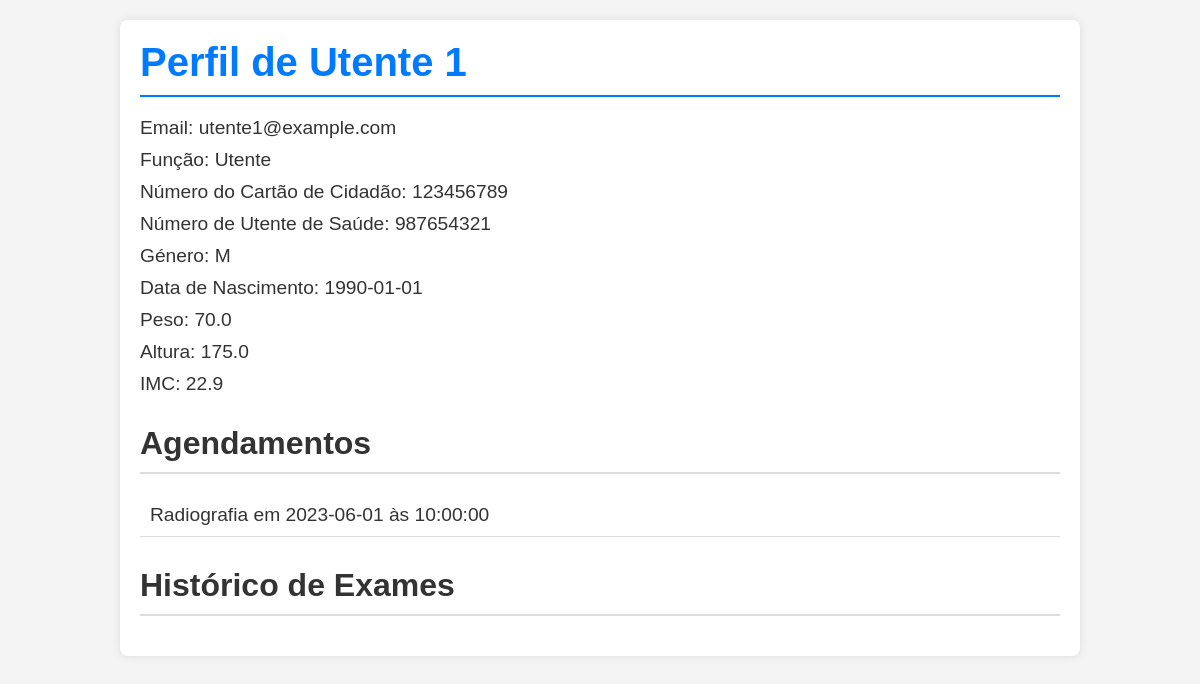
The page /perfil (signed in) on the database as committed earlier.
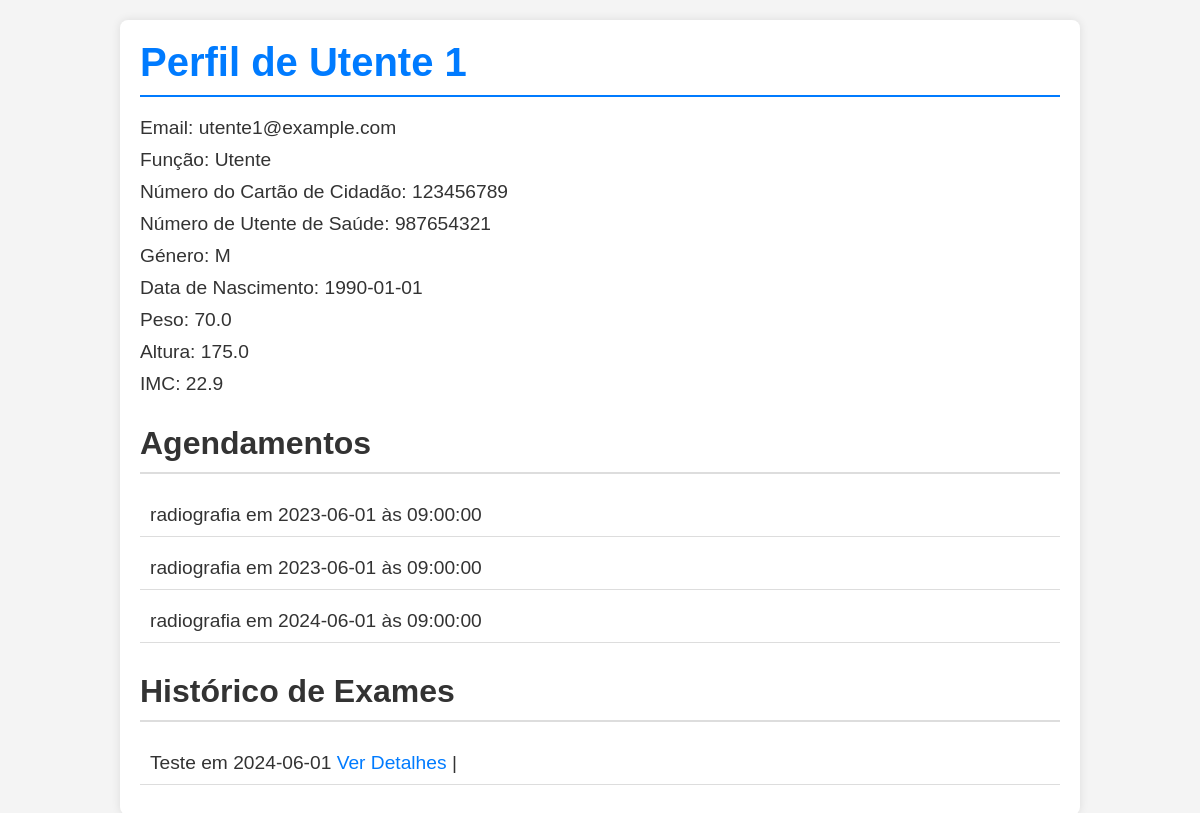
The same page on the database as committed later.
### app/models.py (models this page shows, shortened)
class Agendamento(db.Model):
    __tablename__ = 'agendamentos'
    id = db.Column(db.Integer, primary_key=True, autoincrement=True)
    user_id = db.Column(db.Integer, db.ForeignKey('User.id'), nullable=False)
    tipo = db.Column(db.String(50), nullable=False)
    data = db.Column(db.Date, nullable=False)
    hora = db.Column(db.Time, nullable=False)
    medico_id = db.Column(db.Integer, db.ForeignKey('User.id'), nullable=False)
    user = db.relationship('User', foreign_keys=[user_id], back_populates='agendamentos')
    medico = db.relationship('User', foreign_keys=[medico_id])

class RelatorioRaioX(db.Model):
    __tablename__ = 'relatorio_raiox'
    id = db.Column(db.Integer, primary_key=True, autoincrement=True)
    tipo_exame = db.Column(db.String(100), nullable=False)
    data_exame = db.Column(db.Date, nullable=False)
    descricao = db.Column(db.String(255), nullable=False)
    imagem_url = db.Column(db.String(255), nullable=True)
    paciente_id = db.Column(db.Integer, db.ForeignKey('UserInfo.user_id'), nullable=False)
    medico_id = db.Column(db.Integer, db.ForeignKey('User.id'), nullable=False)
    paciente = db.relationship('UserInfo', back_populates='relatorios_paciente', foreign_keys=[paciente_id])
    medico = db.relationship('User', back_populates='relatorios_medico', foreign_keys=[medico_id])
    resultados = db.relationship('Resultado', back_populates='relatorio', cascade="all, delete-orphan")

### app/routes.py (the view)
@main.route('/perfil')
@roles_required('Utente')
def perfil():
    user_id = session['user']['id']
    user = User.query.get_or_404(user_id)
    agendamentos = Agendamento.query.filter_by(user_id=user_id).all()
    historico_exames = RelatorioRaioX.query.filter_by(paciente_id=user_id).all()
    return render_template('perfil.html', user=user, agendamentos=agendamentos, historico_exames=historico_exames)

### app/routes.py (called while the page is built)
def roles_required(*roles):
    def wrapper(fn):
        @wraps(fn)
        def decorated_view(*args, **kwargs):
            if 'user' not in session:
                flash('Por favor, faça login para acessar esta página.', 'warning')
                return redirect(url_for('main.login'))
            if session['user']['role'] not in roles:
                flash('Você não tem permissão para acessar esta página.', 'danger')
                return redirect(url_for('main.home'))
            return fn(*args, **kwargs)
        decorated_view.__name__ = fn.__name__
        return decorated_view
    return wrapper

### app/templates/perfil.html (shortened to what this page needs)
<!DOCTYPE html>
<html lang="pt">
<head>
    <link rel="stylesheet" type="text/css" href="{{ url_for('static', filename='css/perfil.css') }}">
</head>
<body>
    <div class="container">
        <h1>Perfil de {{ user.nome }}</h1>
        <p>Email: {{ user.email }}</p>
        <p>Função: {{ user.role }}</p>
        {% if user.info %}
        <p>Número do Cartão de Cidadão: {{ user.info.cc_number }}</p>
        <p>Número de Utente de Saúde: {{ user.info.health_number }}</p>
        <p>Género: {{ user.info.gender }}</p>
        <p>Data de Nascimento: {{ user.info.birth_date }}</p>
        <p>Peso: {{ user.info.weight }}</p>
        <p>Altura: {{ user.info.height }}</p>
        <p>IMC: {{ user.info.bmi }}</p>
        {% endif %}
        <h2>Agendamentos</h2>
        <ul>
            {% for agendamento in agendamentos %}
            <li>{{ agendamento.tipo }} em {{ agendamento.data }} às {{ agendamento.hora }}</li>
            {% endfor %}
        </ul>
        <h2>Histórico de Exames</h2>
        <ul>
            {% for exame in historico_exames %}
            <li>
                {{ exame.tipo_exame }} em {{ exame.data_exame }}
                <a href="{{ url_for('main.relatorio_detail', id=exame.id) }}">Ver Detalhes</a> |
            </li>
            {% endfor %}
        </ul>
    </div>
</body>
</html>

Rows that differ between the two databases and show on the page:
changed Agendamento (number 1 of 3 on the later page): tipo "Radiografia" → "radiografia"; hora "10:00:00" → "09:00:00"
now on this page (row edited): Agendamento: tipo "radiografia", data "2023-06-01", hora "09:00:00"
added Agendamento: tipo "radiografia", data "2024-06-01", hora "09:00:00"
added RelatorioRaioX: tipo_exame "Teste", data_exame "2024-06-01"
